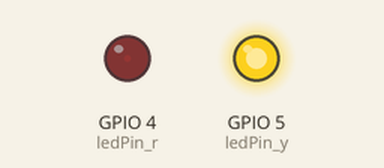
Bench run of a sketch on a simulated ESP32. On the bench: output pins drawn as LEDs (lit = HIGH). What the sketch prints to the serial monitor is not drawn.

Above: at 0.05 s.
At 1.15 s:
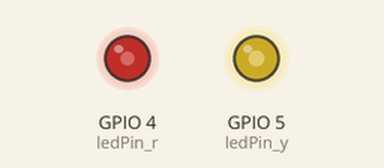
At 2.3 s:
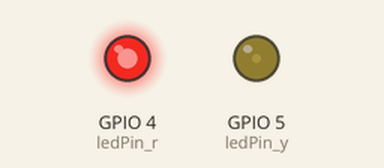
At 4.6 s:
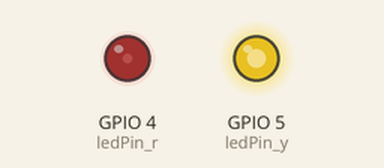
Timing chart, 0 to 6.7 s (numbered marks = the images above):
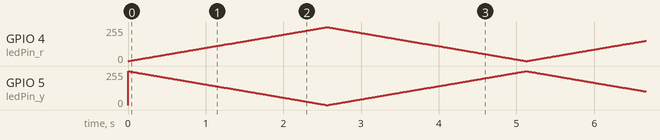

The sketch:

ex06.ino
```cpp
// 定义LED引脚
const int ledPin_r = 4;
const int ledPin_y = 5;

// 设置PWM属性
const int freq = 5000;          // 频率 5000Hz
const int resolution = 8;       // 分辨率 8位 (0-255)

void setup() {
  Serial.begin(115200);

  // 【新版用法】直接将引脚、频率和分辨率绑定
  // 它会自动返回一个关联的通道（如果需要的话）
  ledcAttach(ledPin_r, freq, resolution);
  ledcAttach(ledPin_y, freq, resolution);
}

void loop() {
  // 逐渐变亮
  for(int dutyCycle= 0; dutyCycle <= 255 ; dutyCycle++ ){
    // 【新版用法】直接通过引脚号写入，不再需要指定通道
    ledcWrite(ledPin_r, dutyCycle);
    ledcWrite(ledPin_y, 255-dutyCycle);
    delay(10);
  }

  // 逐渐变暗
  for(int dutyCycle = 255; dutyCycle >= 0;  dutyCycle-- ){
    ledcWrite(ledPin_r, dutyCycle);
    ledcWrite(ledPin_y, 255-dutyCycle);
    delay(10);
  }

  Serial.println("Breathing cycle completed");
}
```
